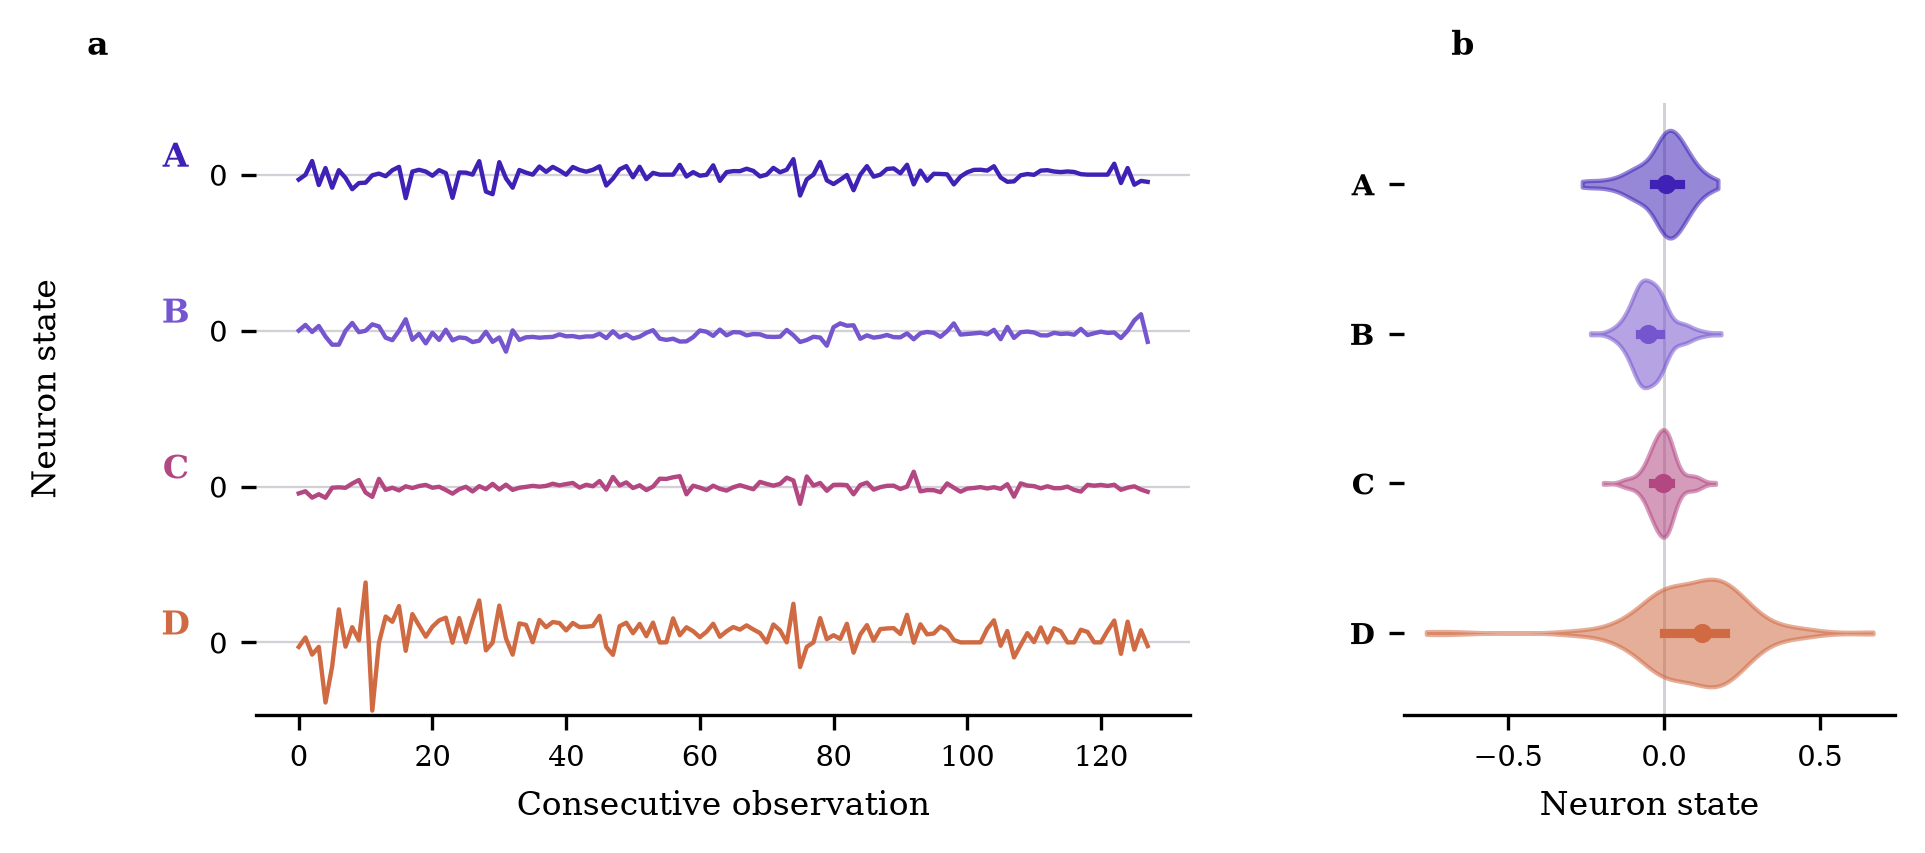

This chart was generated by the following Python code:
"""Render traces and distributions for four predeclared neuron states."""

from __future__ import annotations

import argparse
from pathlib import Path

import matplotlib.pyplot as plt
import numpy as np

COLORS = ("#3F21B6", "#7656CE", "#B34782", "#D06A43")
GRID = "#D1D1D7"


def render(data_path: Path, output_stem: Path) -> None:
    values = np.load(data_path)
    states = np.asarray(values["trace_values"], dtype=np.float64)
    if states.ndim != 2 or states.shape[1] != 4:
        raise ValueError("trace_values must have shape [time, 4]")
    if not np.isfinite(states).all():
        raise ValueError("state trace contains non-finite values")

    plt.style.use(Path(__file__).with_name("paper.mplstyle"))
    figure = plt.figure(figsize=(7.05, 2.65))
    outer = figure.add_gridspec(1, 2, width_ratios=(1.9, 1.0), wspace=0.30)
    traces = outer[0].subgridspec(4, 1, hspace=0.08)
    time = np.arange(len(states))
    limit = 1.06 * np.abs(states).max()
    labels = ("A", "B", "C", "D")
    for index, (label, color) in enumerate(zip(labels, COLORS, strict=True)):
        axis = figure.add_subplot(traces[index])
        axis.axhline(0.0, color=GRID, linewidth=0.55, zorder=0)
        axis.plot(time, states[:, index], color=color, linewidth=1.05)
        axis.set_ylim(-limit, limit)
        axis.set_yticks([0.0])
        axis.set_ylabel(label, rotation=0, labelpad=8, weight="bold", color=color)
        axis.spines[["top", "right", "left"]].set_visible(False)
        if index != 3:
            axis.set_xticks([])
            axis.spines["bottom"].set_visible(False)
        else:
            axis.set_xlabel("Consecutive observation")
    figure.text(0.018, 0.52, "Neuron state", rotation=90, va="center")
    figure.text(0.045, 0.94, "a", weight="bold")

    distribution = figure.add_subplot(outer[1])
    positions = np.arange(4, 0, -1)
    violins = distribution.violinplot(
        [states[:, index] for index in range(4)],
        positions=positions,
        orientation="horizontal",
        widths=0.72,
        showmeans=False,
        showmedians=False,
        showextrema=False,
        points=100,
    )
    for body, color in zip(violins["bodies"], COLORS, strict=True):
        body.set_facecolor(color)
        body.set_edgecolor(color)
        body.set_alpha(0.54)
    for position, state, color in zip(positions, states.T, COLORS, strict=True):
        low, median, high = np.quantile(state, (0.25, 0.5, 0.75))
        distribution.plot([low, high], [position, position], color=color, linewidth=2.2)
        distribution.scatter(median, position, color=color, s=13, zorder=3)
    distribution.axvline(0.0, color=GRID, linewidth=0.7, zorder=0)
    distribution.set_yticks(positions, labels, weight="bold")
    distribution.set_xlabel("Neuron state")
    distribution.spines[["top", "right", "left"]].set_visible(False)
    figure.text(0.69, 0.94, "b", weight="bold")

    figure.savefig(
        output_stem.with_suffix(".pdf"),
        bbox_inches="tight",
        transparent=True,
        metadata={"CreationDate": None, "ModDate": None},
    )
    figure.savefig(
        output_stem.with_suffix(".png"),
        dpi=300,
        bbox_inches="tight",
        facecolor="white",
    )


def main() -> None:
    parser = argparse.ArgumentParser()
    parser.add_argument("data", type=Path)
    parser.add_argument(
        "--output",
        type=Path,
        default=Path(__file__).with_name("neuron-state-dynamics"),
    )
    arguments = parser.parse_args()
    render(arguments.data, arguments.output)


if __name__ == "__main__":
    main()
